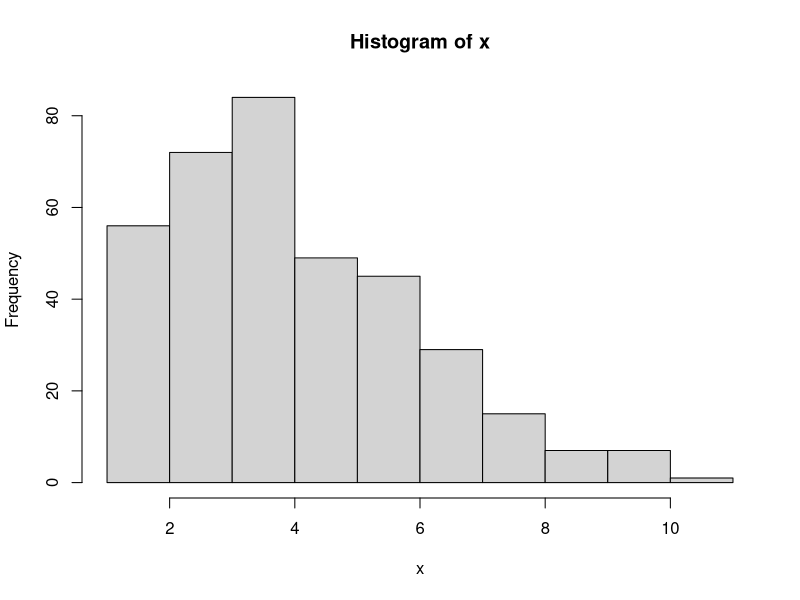

Source code (R):
#3a
dpois(x = 6, lambda = 4.5)
 #[1] 0.1281201

#3b
set.seed(0)
x <- rpois(n = 365,lambda = 4.5)
y <- (rpois(n = 365,lambda = 4.5) == 6)
hist(x)
mean(y)
  #[1] 0.1315068

#3c
  #jarak tidak terlalu jauh

#3d
  #mean dan variansi adalah lambda = 4.5